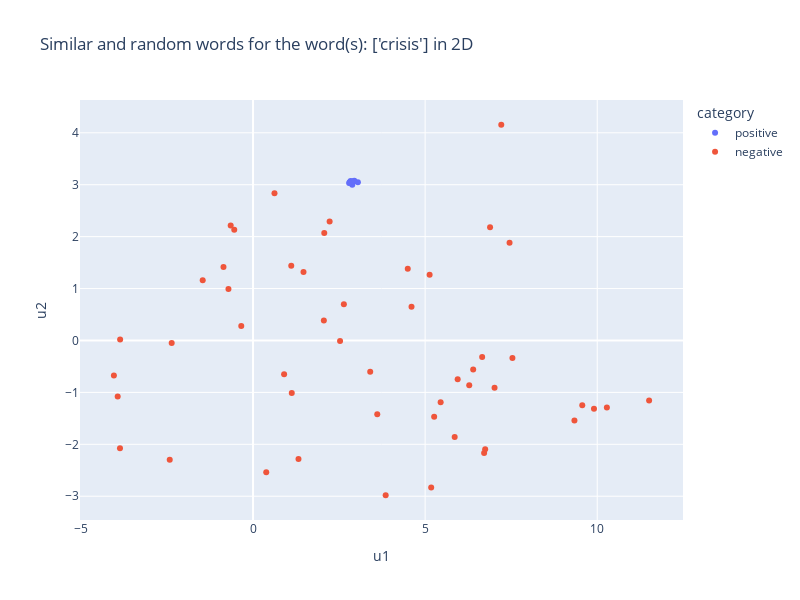

Write notebook code for a chart like this one.
### Markdown cell above
Similar words to the environmental, social and governance topic make perfect sense. Let us take a look at them in the reduced two dimensional representation.

### Code cell
import umap
import pickle

try:
    with open("../language_models/w2v_10K/dim_reducer_10K.pkl", "rb") as handle:
        dim_reducer = pickle.load(handle)
except:
    print("Train dimensionality reducer first...")
    dim_reducer = umap.UMAP(n_components=2, metric = "cosine")
    dim_reducer.fit(word_vectors.get_normed_vectors())
    with open("../language_models/w2v_10K/dim_reducer_10K.pkl", 'wb') as handle:
        pickle.dump(dim_reducer, handle, protocol=pickle.HIGHEST_PROTOCOL)

fig = plot_similar_words_2d(["crisis"], 10, word_vectors, dim_reducer)
fig.show()

### Figure 1 — Plotly figure (JSON) as saved in the notebook; plotly's stock layout.template omitted (floating-point values rounded to 4 significant figures)
{"data": [{"hovertemplate": "<b>%{hovertext}</b><br><br>category=positive<br>u1=%{x}<br>u2=%{y}<extra></extra>", "hovertext": ["crisis", "turmoil", "crises", "recession", "downturn", "pandemic", "covid_pandemic", "dislocation", "covid_outbreak", "coronavirus_pandemic", "unprecedented"], "legendgroup": "positive", "marker": {"color": "#636efa", "symbol": "circle"}, "mode": "markers", "name": "positive", "orientation": "v", "showlegend": true, "type": "scatter", "x": [2.883, 2.942, 3.047, 2.809, 2.817, 2.865, 2.835, 2.819, 2.941, 2.878, 2.792], "xaxis": "x", "y": [3.0, 3.064, 3.049, 3.04, 3.046, 3.034, 3.072, 3.053, 3.079, 3.06, 3.034], "yaxis": "y"}, {"hovertemplate": "<b>%{hovertext}</b><br><br>category=negative<br>u1=%{x}<br>u2=%{y}<extra></extra>", "hovertext": ["zurampic_duzallo", "pushy_salespeople", "antiangiogenic_therapy", "tree_static_guard", "bernauer", "holland_knight", "nutcracker_brands", "goldman_and_guggenheim", "claire_nippon", "pentair_plc_pisg_and_pfsa", "lylt", "donald_washburn", "simplicity_of_the_bauhaus", "brighthouse_advisers", "mountain_dew_kickstart", "bakeries_and_bakery", "menswear_womenswear", "sanifill_and_usa", "messrs_kravis_and_roberts_disclaims", "arylsulfatase", "hockey_club", "unlocked", "freek_beverage", "pdvsa_cn", "ambac_cvas", "haldor", "advertiser_dominates", "varick_street", "plaintiffs_complain", "sgrna", "iris", "counterfeit_rolex", "certify_troubleshoot", "stored_fractionated", "pneumatic_valves_and_surge_suppressors", "unduplicated_print_and_digital", "slot_machines", "unrivalled", "logitech_conferencecam", "parental_leave_transgender", "anterior_lumbar_fusion", "chronic_digestive_or_gastro", "cellatope", "stratford", "de_datos", "green_thumb", "resolving_nonmalignant", "vati", "capture_and_sequester", "synteq_xp"], "legendgroup": "negative", "marker": {"color": "#EF553B", "symbol": "circle"}, "mode": "markers", "name": "negative", "orientation": "v", "showlegend": true, "type": "scatter", "x": [-2.42, 2.225, -3.866, 1.32, 9.906, 9.338, 10.28, 6.657, 5.262, 6.396, 7.212, 11.51, 0.9025, 6.282, 0.3837, 3.404, 1.126, 9.566, 7.536, -4.042, 5.451, -0.6495, 5.859, 5.945, 5.13, 7.017, 5.176, 3.609, 7.453, -3.862, -1.462, 0.6233, -0.5458, 2.528, -0.3418, 1.466, 2.057, 1.11, -0.8587, 2.069, -2.363, -3.933, 6.713, 3.854, 4.495, 6.744, 6.886, 4.604, 2.639, -0.7142], "xaxis": "x", "y": [-2.297, 2.293, -2.078, -2.285, -1.315, -1.543, -1.289, -0.3206, -1.469, -0.5601, 4.155, -1.155, -0.6493, -0.8637, -2.537, -0.6045, -1.01, -1.248, -0.3384, -0.6741, -1.19, 2.214, -1.862, -0.7475, 1.265, -0.9117, -2.831, -1.423, 1.88, 0.0197, 1.16, 2.837, 2.132, -0.0125, 0.2768, 1.317, 0.3868, 1.438, 1.417, 2.07, -0.04926, -1.081, -2.166, -2.981, 1.383, -2.095, 2.179, 0.6477, 0.6994, 0.9922], "yaxis": "y"}], "layout": {"height": 600, "legend": {"title": {"text": "category"}, "tracegroupgap": 0}, "title": {"text": "Similar and random words for the word(s): ['crisis'] in 2D"}, "width": 800, "xaxis": {"anchor": "y", "domain": [0, 1], "title": {"text": "u1"}}, "yaxis": {"anchor": "x", "domain": [0, 1], "title": {"text": "u2"}}}}
